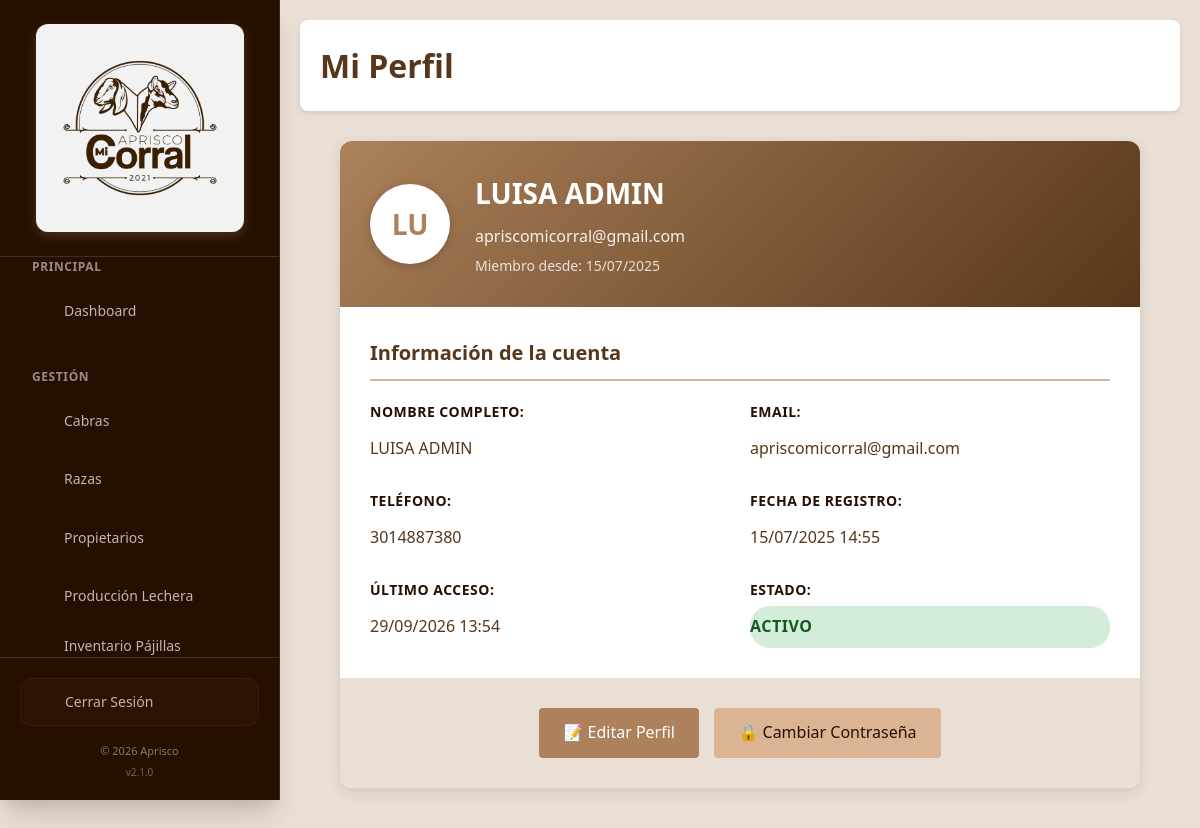
The page /profile (signed in) on the database its author committed.
### tables this page shows
CREATE TABLE `usuarios` (
  `id` int NOT NULL,
  `nombre` varchar(100) NOT NULL,
  `email` varchar(150) NOT NULL,
  `password` varchar(255) NOT NULL,
  `telefono` varchar(20) DEFAULT NULL,
  `fecha_registro` timestamp NOT NULL DEFAULT CURRENT_TIMESTAMP,
  `fecha_ultimo_acceso` timestamp NULL DEFAULT NULL,
  `activo` tinyint(1) DEFAULT '1'
);

### src/controllers/UserController.php (called while the page is built, shortened)
<?php
require_once __DIR__ . '/../models/User.php';
class UserController {
    public function showProfile() {
        $user = new User();
        if (!$user->getUserById($_SESSION['user_id'])) {
            $_SESSION['error'] = "Usuario no encontrado";
            $this->redirectToDashboard();
            return;
        }
        include __DIR__ . '/../views/user/profile.php';
    }
}

### src/models/User.php (called while the page is built, shortened)
<?php
require_once __DIR__ . '/../../config/database.php';
class User {
    private $conn;
    private $table_name = "usuarios";
    public function __construct() {
        $database = new Database();
        $this->conn = $database->getConnection();
    }
    public function getUserById($id) {
        $query = "SELECT id, nombre, email, telefono, fecha_registro, fecha_ultimo_acceso, activo
                  FROM " . $this->table_name . "
                  WHERE id = :id LIMIT 1";
        $stmt = $this->conn->prepare($query);
        $stmt->bindParam(":id", $id);
        $stmt->execute();
        if ($stmt->rowCount() > 0) {
            $row = $stmt->fetch(PDO::FETCH_ASSOC);
            $this->nombre = $row['nombre'];
            $this->email = $row['email'];
            $this->telefono = $row['telefono'];
            $this->fecha_registro = $row['fecha_registro'];
            $this->fecha_ultimo_acceso = $row['fecha_ultimo_acceso'];
            $this->activo = $row['activo'];
            return true;
        }
        return false;
    }
}

### config/database.php (called while the page is built)
<?php
class Database
{
    private $host = 'localhost';
    private $db_name = 'apriscom_aprisco';
    private $username = 'root';
    private $password = '';
    private $conn = null;
    public function getConnection()
    {
        if ($this->conn === null) {
            try {
                $this->conn = new PDO(
                    "mysql:host=" . $this->host . ";dbname=" . $this->db_name . ";charset=utf8mb4",
                    $this->username,
                    $this->password,
                    [
                        PDO::ATTR_ERRMODE => PDO::ERRMODE_EXCEPTION,
                        PDO::ATTR_DEFAULT_FETCH_MODE => PDO::FETCH_ASSOC,
                        PDO::ATTR_EMULATE_PREPARES => false
                    ]
                );
            } catch (PDOException $e) {
                error_log("Error de conexión: " . $e->getMessage());
                throw new Exception("Error de conexión a la base de datos");
            }
        }
        return $this->conn;
    }
}

### includes/functions.php (called while the page is built, shortened)
<?php
function e($string) {
    return htmlspecialchars($string, ENT_QUOTES, 'UTF-8');
}

### src/views/user/profile.php (the view, shortened to what this page needs)
<!DOCTYPE html>
<html lang="es">
<head>
    <link rel="stylesheet" href="<?php echo BASE_URL; ?>/assets/css/style.css">
</head>
<body>
     <?php include __DIR__ . '/../../../includes/sidebar.php'; ?>
    <div class="container">
        <header class="dashboard-header">
            <h1>Mi Perfil</h1>
        </header>
        <main class="profile-content">
            <div class="profile-card">
                <div class="profile-header">
                    <div class="profile-avatar">
                        <div class="avatar-placeholder">
                            <?php echo strtoupper(substr($user->nombre, 0, 2)); ?>
                        </div>
                    </div>
                    <div class="profile-info">
                        <h2><?php echo e($user->nombre); ?></h2>
                        <p class="profile-email"><?php echo e($user->email); ?></p>
                        <p class="profile-joined">
                            Miembro desde: <?php echo date('d/m/Y', strtotime($user->fecha_registro)); ?>
                        </p>
                    </div>
                </div>
                <div class="profile-details">
                    <h3>Información de la cuenta</h3>
                    <div class="detail-grid">
                        <div class="detail-item">
                            <label>Nombre completo:</label>
                            <span><?php echo e($user->nombre); ?></span>
                        </div>
                        <div class="detail-item">
                            <label>Email:</label>
                            <span><?php echo e($user->email); ?></span>
                        </div>
                        <div class="detail-item">
                            <label>Teléfono:</label>
                            <span><?php echo $user->telefono ? e($user->telefono) : 'No especificado'; ?></span>
                        </div>
                        <div class="detail-item">
                            <label>Fecha de registro:</label>
                            <span><?php echo date('d/m/Y H:i', strtotime($user->fecha_registro)); ?></span>
                        </div>
                        <div class="detail-item">
                            <label>Último acceso:</label>
                            <span>
                                <?php
                                if ($user->fecha_ultimo_acceso) {
                                    echo date('d/m/Y H:i', strtotime($user->fecha_ultimo_acceso));
                                } else {
                                    echo 'Primer acceso';
                                }
                                ?>
                            </span>
                        </div>
                        <div class="detail-item">
                            <label>Estado:</label>
                            <span class="status <?php echo $user->activo ? 'active' : 'inactive'; ?>">
                                <?php echo $user->activo ? 'Activo' : 'Inactivo'; ?>
                            </span>
                        </div>
                    </div>
                </div>
                <div class="profile-actions">
                    <a href="<?php echo BASE_URL; ?>/profile/edit" class="btn btn-primary">
                        📝 Editar Perfil
                    </a>
                    <a href="<?php echo BASE_URL; ?>/profile/password" class="btn btn-secondary">
                        🔒 Cambiar Contraseña
                    </a>
                </div>
            </div>
        </main>
    </div>
</body>
</html>

### assets/css/style.css (style rules this page uses)
:root { --dark: #260f01; --brown: #583619; --tan: #ac815b; --beige: #dbb593; --cream: #eadfd5; --light: #f2f2f2; --black: #000000; --white: #ffffff; --gray: #666666; --light-gray: #999999; }
* { margin: 0; padding: 0; box-sizing: border-box; }
html { overflow-x: hidden; }
body { min-width: 320px; overflow-x: hidden; }
.container, .main-content, .dashboard-content, .dashboard-header, .form-container, .cabra-detail-container { width: 100%; min-width: 0; }
.sidebar ~ .container, .sidebar ~ .main-content { width: calc(100% - 280px); margin-left: 280px; }
.dashboard-header > *, .actions-bar > *, .info-header > * { min-width: 0; }
body { font-family: "Segoe UI", Tahoma, Geneva, Verdana, sans-serif; line-height: 1.6; color: var(--dark); background-color: var(--cream); }
.container { max-width: 1200px; margin: 0 auto; padding: 20px; }
.btn { display: inline-block; padding: 12px 24px; background-color: var(--tan); color: var(--white); text-decoration: none; border: none; border-radius: 4px; cursor: pointer; font-size: 16px; transition: background-color 0.3s; }
.btn-primary { background-color: var(--tan); width: 100%; }
.btn-secondary { background-color: var(--beige); color: var(--dark); }
.dashboard-header { display: flex; justify-content: space-between; align-items: center; background: var(--white); padding: 20px; border-radius: 8px; margin-bottom: 30px; box-shadow: 0 2px 5px rgba(0, 0, 0, 0.1); }
.dashboard-header h1 { color: var(--brown); margin: 0; overflow-wrap: anywhere; }
.profile-content { max-width: 800px; margin: 0 auto; }
.profile-card { background: var(--white); border-radius: 12px; box-shadow: 0 4px 15px rgba(0, 0, 0, 0.1); overflow: hidden; margin-bottom: 30px; }
.profile-header { background: linear-gradient(135deg, var(--tan), var(--brown)); padding: 30px; display: flex; align-items: center; gap: 25px; color: var(--white); }
.profile-avatar { flex-shrink: 0; }
.avatar-placeholder { width: 80px; height: 80px; background: var(--white); color: var(--tan); border-radius: 50%; display: flex; align-items: center; justify-content: center; font-size: 28px; font-weight: bold; box-shadow: 0 2px 10px rgba(0, 0, 0, 0.2); }
.profile-info h2 { margin: 0 0 8px 0; font-size: 28px; font-weight: 600; }
.profile-email { font-size: 16px; opacity: 0.9; margin: 0 0 5px 0; }
.profile-joined { font-size: 14px; opacity: 0.8; margin: 0; }
.profile-details { padding: 30px; }
.profile-details h3 { color: var(--brown); margin-bottom: 20px; font-size: 20px; padding-bottom: 10px; border-bottom: 2px solid var(--beige); }
.detail-grid { display: grid; grid-template-columns: repeat(auto-fit, minmax(300px, 1fr)); gap: 20px; }
.detail-item { display: flex; flex-direction: column; gap: 5px; }
.detail-item label { font-weight: 600; color: var(--dark); font-size: 14px; text-transform: uppercase; letter-spacing: 0.5px; }
.detail-item span { font-size: 16px; color: var(--brown); padding: 8px 0; }
.status { display: inline-block; padding: 4px 12px; border-radius: 20px; font-size: 12px; font-weight: 600; text-transform: uppercase; letter-spacing: 0.5px; }
.status.active { background-color: #d4edda; color: #155724; }
.profile-actions { padding: 30px; background: var(--cream); display: flex; gap: 15px; justify-content: center; }
.profile-actions .btn { width: auto; min-width: 160px; }

### includes/sidebar.php (style rules this page uses)
:root { --dark: #260F01; --brown: #583619; --tan: #AC815B; --beige: #DBB593; --cream: #EADFD5; --light: #F2F2F2; --black: #000000; --white: #FFFFFF; --gray: #666666; --light-gray: #999999; }

### rows shown on the page
usuarios: nombre "LU", nombre "LUISA ADMIN", email "apriscomicorral@gmail.com", fecha_registro "15/07/2025", telefono "3014887380", fecha_registro "15/07/2025 14:55", fecha_ultimo_acceso "29/09/2026 13:54"

### other values the page prints
SITE_NAME "Aprisco"
